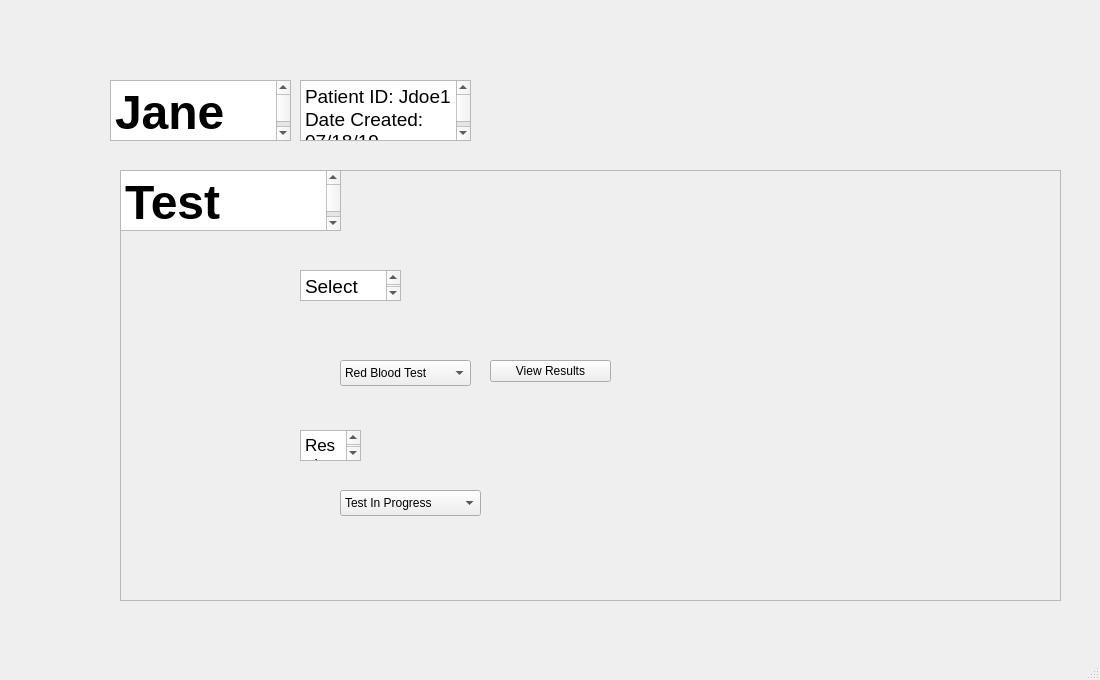
<?xml version="1.0" encoding="UTF-8"?>
<ui version="4.0">
 <class>MainWindow</class>
 <widget class="QMainWindow" name="MainWindow">
  <property name="geometry">
   <rect>
    <x>0</x>
    <y>0</y>
    <width>1100</width>
    <height>680</height>
   </rect>
  </property>
  <property name="windowTitle">
   <string>MainWindow</string>
  </property>
  <widget class="QWidget" name="centralwidget">
   <widget class="QTextEdit" name="textEdit">
    <property name="geometry">
     <rect>
      <x>110</x>
      <y>80</y>
      <width>181</width>
      <height>61</height>
     </rect>
    </property>
    <property name="html">
     <string>&lt;!DOCTYPE HTML PUBLIC &quot;-//W3C//DTD HTML 4.0//EN&quot; &quot;http://www.w3.org/TR/REC-html40/strict.dtd&quot;&gt;
&lt;html&gt;&lt;head&gt;&lt;meta name=&quot;qrichtext&quot; content=&quot;1&quot; /&gt;&lt;style type=&quot;text/css&quot;&gt;
p, li { white-space: pre-wrap; }
&lt;/style&gt;&lt;/head&gt;&lt;body style=&quot; font-family:'.SF NS Text'; font-size:13pt; font-weight:400; font-style:normal;&quot;&gt;
&lt;p style=&quot; margin-top:0px; margin-bottom:0px; margin-left:0px; margin-right:0px; -qt-block-indent:0; text-indent:0px;&quot;&gt;&lt;span style=&quot; font-size:36pt; font-weight:600;&quot;&gt;Jane Doe&lt;/span&gt;&lt;/p&gt;&lt;/body&gt;&lt;/html&gt;</string>
    </property>
   </widget>
   <widget class="QTextEdit" name="textEdit_2">
    <property name="geometry">
     <rect>
      <x>300</x>
      <y>80</y>
      <width>171</width>
      <height>61</height>
     </rect>
    </property>
    <property name="html">
     <string>&lt;!DOCTYPE HTML PUBLIC &quot;-//W3C//DTD HTML 4.0//EN&quot; &quot;http://www.w3.org/TR/REC-html40/strict.dtd&quot;&gt;
&lt;html&gt;&lt;head&gt;&lt;meta name=&quot;qrichtext&quot; content=&quot;1&quot; /&gt;&lt;style type=&quot;text/css&quot;&gt;
p, li { white-space: pre-wrap; }
&lt;/style&gt;&lt;/head&gt;&lt;body style=&quot; font-family:'.SF NS Text'; font-size:13pt; font-weight:400; font-style:normal;&quot;&gt;
&lt;p style=&quot; margin-top:0px; margin-bottom:0px; margin-left:0px; margin-right:0px; -qt-block-indent:0; text-indent:0px;&quot;&gt;&lt;span style=&quot; font-size:14pt;&quot;&gt;Patient ID: Jdoe1&lt;/span&gt;&lt;/p&gt;
&lt;p style=&quot; margin-top:0px; margin-bottom:0px; margin-left:0px; margin-right:0px; -qt-block-indent:0; text-indent:0px;&quot;&gt;&lt;span style=&quot; font-size:14pt;&quot;&gt;Date Created: 07/18/19&lt;/span&gt;&lt;/p&gt;
&lt;p style=&quot; margin-top:0px; margin-bottom:0px; margin-left:0px; margin-right:0px; -qt-block-indent:0; text-indent:0px;&quot;&gt;&lt;span style=&quot; font-size:14pt;&quot;&gt;Last Updated: 05/05/20&lt;/span&gt;&lt;/p&gt;&lt;/body&gt;&lt;/html&gt;</string>
    </property>
   </widget>
   <widget class="QFrame" name="frame">
    <property name="geometry">
     <rect>
      <x>120</x>
      <y>170</y>
      <width>941</width>
      <height>431</height>
     </rect>
    </property>
    <property name="frameShape">
     <enum>QFrame::StyledPanel</enum>
    </property>
    <property name="frameShadow">
     <enum>QFrame::Raised</enum>
    </property>
    <widget class="QComboBox" name="comboBox">
     <property name="geometry">
      <rect>
       <x>220</x>
       <y>190</y>
       <width>131</width>
       <height>26</height>
      </rect>
     </property>
     <item>
      <property name="text">
       <string>Red Blood Test</string>
      </property>
     </item>
     <item>
      <property name="text">
       <string>White Blood Test</string>
      </property>
     </item>
     <item>
      <property name="text">
       <string>Liver Test</string>
      </property>
     </item>
     <item>
      <property name="text">
       <string>Renal Test</string>
      </property>
     </item>
     <item>
      <property name="text">
       <string>Electrolyte Test</string>
      </property>
     </item>
     <item>
      <property name="text">
       <string>Hemtologic Test</string>
      </property>
     </item>
     <item>
      <property name="text">
       <string>Radiologic Test</string>
      </property>
     </item>
     <item>
      <property name="text">
       <string>Urinary Test</string>
      </property>
     </item>
     <item>
      <property name="text">
       <string>Stool Test</string>
      </property>
     </item>
     <item>
      <property name="text">
       <string>X-Ray Test</string>
      </property>
     </item>
     <item>
      <property name="text">
       <string>CT Scan Test</string>
      </property>
     </item>
     <item>
      <property name="text">
       <string>MRI Test</string>
      </property>
     </item>
    </widget>
    <widget class="QTextEdit" name="textEdit_3">
     <property name="geometry">
      <rect>
       <x>180</x>
       <y>100</y>
       <width>101</width>
       <height>31</height>
      </rect>
     </property>
     <property name="html">
      <string>&lt;!DOCTYPE HTML PUBLIC &quot;-//W3C//DTD HTML 4.0//EN&quot; &quot;http://www.w3.org/TR/REC-html40/strict.dtd&quot;&gt;
&lt;html&gt;&lt;head&gt;&lt;meta name=&quot;qrichtext&quot; content=&quot;1&quot; /&gt;&lt;style type=&quot;text/css&quot;&gt;
p, li { white-space: pre-wrap; }
&lt;/style&gt;&lt;/head&gt;&lt;body style=&quot; font-family:'.SF NS Text'; font-size:13pt; font-weight:400; font-style:normal;&quot;&gt;
&lt;p style=&quot; margin-top:0px; margin-bottom:0px; margin-left:0px; margin-right:0px; -qt-block-indent:0; text-indent:0px;&quot;&gt;&lt;span style=&quot; font-size:14pt;&quot;&gt;Select Test:&lt;/span&gt;&lt;/p&gt;&lt;/body&gt;&lt;/html&gt;</string>
     </property>
    </widget>
    <widget class="QToolButton" name="toolButton">
     <property name="geometry">
      <rect>
       <x>370</x>
       <y>190</y>
       <width>121</width>
       <height>22</height>
      </rect>
     </property>
     <property name="text">
      <string>View Results</string>
     </property>
    </widget>
    <widget class="QTextEdit" name="textEdit_4">
     <property name="geometry">
      <rect>
       <x>0</x>
       <y>0</y>
       <width>221</width>
       <height>61</height>
      </rect>
     </property>
     <property name="html">
      <string>&lt;!DOCTYPE HTML PUBLIC &quot;-//W3C//DTD HTML 4.0//EN&quot; &quot;http://www.w3.org/TR/REC-html40/strict.dtd&quot;&gt;
&lt;html&gt;&lt;head&gt;&lt;meta name=&quot;qrichtext&quot; content=&quot;1&quot; /&gt;&lt;style type=&quot;text/css&quot;&gt;
p, li { white-space: pre-wrap; }
&lt;/style&gt;&lt;/head&gt;&lt;body style=&quot; font-family:'.SF NS Text'; font-size:13pt; font-weight:400; font-style:normal;&quot;&gt;
&lt;p style=&quot; margin-top:0px; margin-bottom:0px; margin-left:0px; margin-right:0px; -qt-block-indent:0; text-indent:0px;&quot;&gt;&lt;span style=&quot; font-size:36pt; font-weight:600;&quot;&gt;Test Status&lt;/span&gt;&lt;/p&gt;&lt;/body&gt;&lt;/html&gt;</string>
     </property>
    </widget>
    <widget class="QTextEdit" name="textEdit_5">
     <property name="geometry">
      <rect>
       <x>180</x>
       <y>260</y>
       <width>61</width>
       <height>31</height>
      </rect>
     </property>
     <property name="html">
      <string>&lt;!DOCTYPE HTML PUBLIC &quot;-//W3C//DTD HTML 4.0//EN&quot; &quot;http://www.w3.org/TR/REC-html40/strict.dtd&quot;&gt;
&lt;html&gt;&lt;head&gt;&lt;meta name=&quot;qrichtext&quot; content=&quot;1&quot; /&gt;&lt;style type=&quot;text/css&quot;&gt;
p, li { white-space: pre-wrap; }
&lt;/style&gt;&lt;/head&gt;&lt;body style=&quot; font-family:'.SF NS Text'; font-size:13pt; font-weight:400; font-style:normal;&quot;&gt;
&lt;p style=&quot; margin-top:0px; margin-bottom:0px; margin-left:0px; margin-right:0px; -qt-block-indent:0; text-indent:0px;&quot;&gt;Results:&lt;/p&gt;&lt;/body&gt;&lt;/html&gt;</string>
     </property>
    </widget>
    <widget class="QComboBox" name="comboBox_2">
     <property name="geometry">
      <rect>
       <x>220</x>
       <y>320</y>
       <width>141</width>
       <height>26</height>
      </rect>
     </property>
     <item>
      <property name="text">
       <string>Test In Progress</string>
      </property>
     </item>
     <item>
      <property name="text">
       <string>Test Complete</string>
      </property>
     </item>
    </widget>
   </widget>
   <zorder>frame</zorder>
   <zorder>textEdit</zorder>
   <zorder>textEdit_2</zorder>
  </widget>
  <widget class="QMenuBar" name="menubar">
   <property name="geometry">
    <rect>
     <x>0</x>
     <y>0</y>
     <width>1100</width>
     <height>22</height>
    </rect>
   </property>
  </widget>
  <widget class="QStatusBar" name="statusbar"/>
 </widget>
 <resources/>
 <connections/>
</ui>
